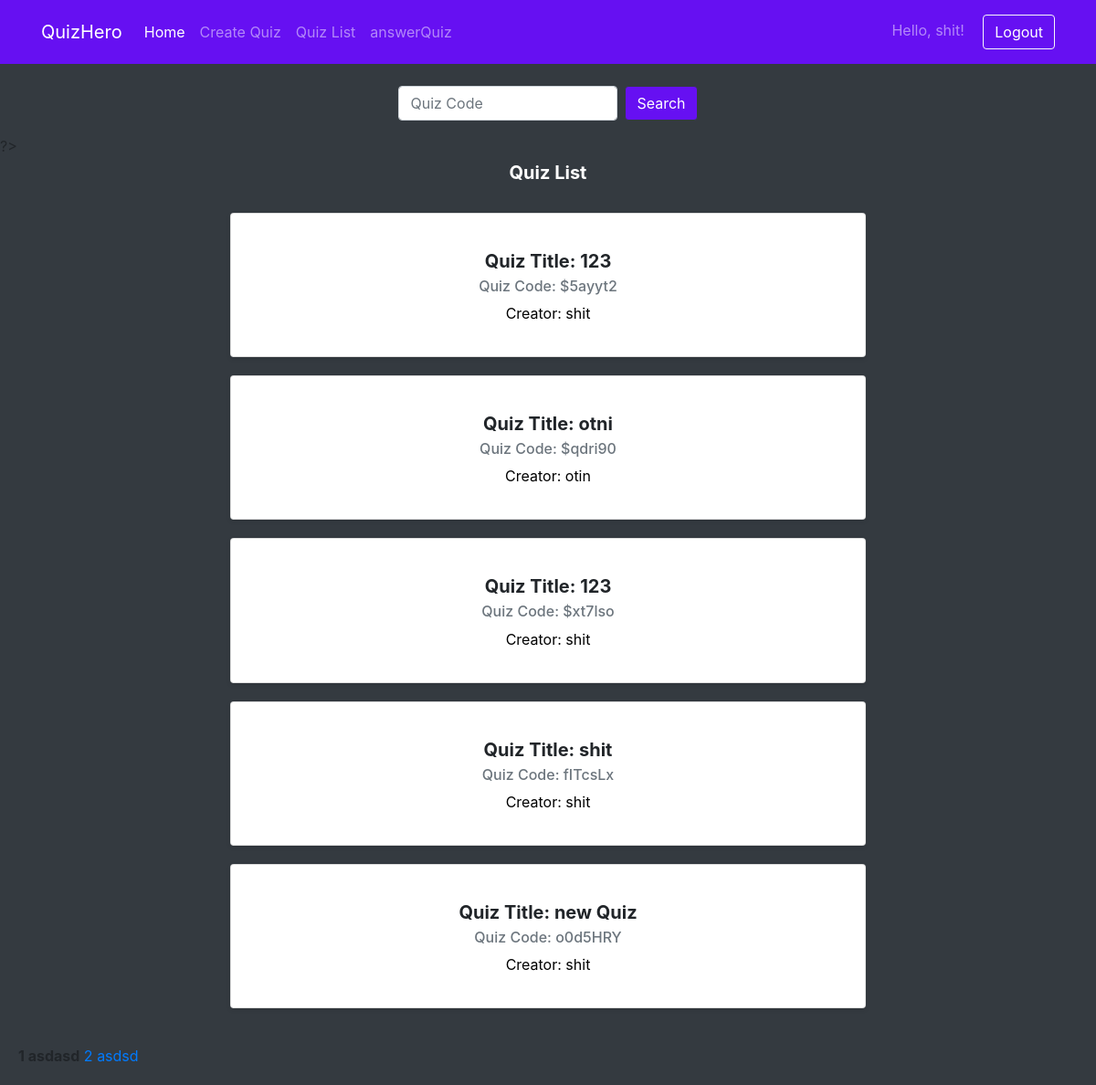
Page /List.php (signed in) on the earlier database version.
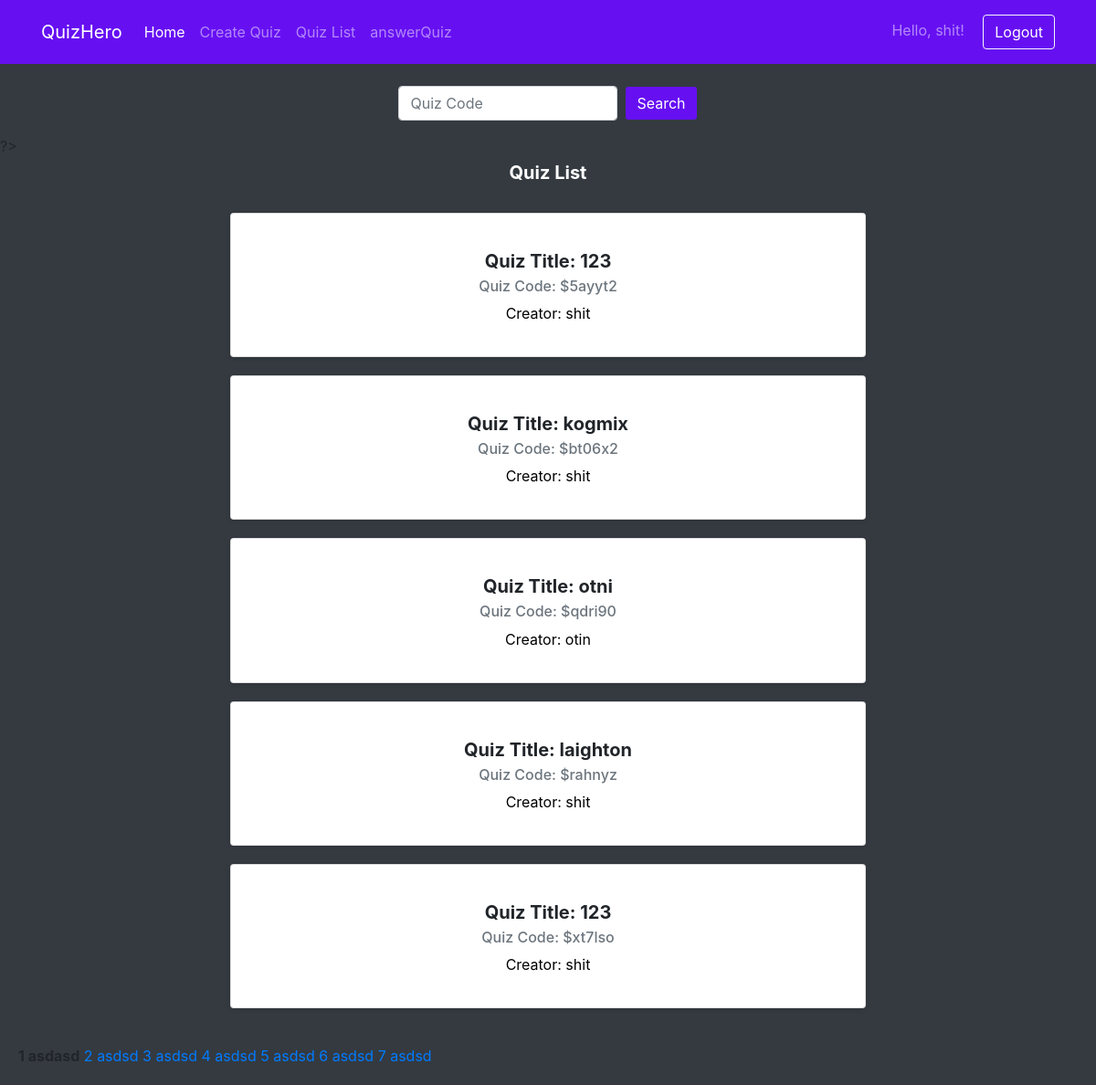
Same page on the later database version.
### tables this page shows
CREATE TABLE `quizlisttable` (
  `code` varchar(7) NOT NULL,
  `title` varchar(255) NOT NULL,
  `thumbnail` varchar(255) NOT NULL,
  `accessibility` varchar(8) NOT NULL,
  `creator` varchar(255) NOT NULL
);

### List.php (the view, shortened to what this page needs)
    <?php
    $servername = 'localhost';
    $dbUsername = 'root';
    $dbPassword = '';
    $database_name = 'web';
    $conn = new mysqli($servername, $dbUsername, $dbPassword, $database_name);
      ?>
<?php require('assets/php/head.inc.php'); ?>
<?php include('assets/php/navbar.inc.php'); ?>
<link rel="stylesheet" href="https://cdn.jsdelivr.net/npm/bootstrap@4.0.0/dist/css/bootstrap.min.css">
        <br>
        <form class="d-flex justify-content-center" role="search" method="post">
        <input class="form-control me-2" style="width: 15rem;" type="search" name="quizCode" placeholder="Quiz Code" aria-label="Search">
        <button class="btn btn-primary border-dark" type="submit">Search</button>
        </form>
?>
<?php
$itemsPerPage = 5;
$sql = "SELECT COUNT(*) as count FROM quizlisttable";
$result = $conn->query($sql);
$row = $result->fetch_assoc();
$totalItems = $row['count'];
$totalPages = ceil($totalItems / $itemsPerPage);
echo '<div class="d-flex justify-content-center"><h5 class="card-title" style="color: white;">Quiz List</h5></div>';
if (isset($_GET['page']) && is_numeric($_GET['page'])) {
    $currentPage = (int) $_GET['page'];
} else {
    $currentPage = 1;
}
$offset = ($currentPage - 1) * $itemsPerPage;
$sql = "SELECT * FROM quizlisttable LIMIT $itemsPerPage OFFSET $offset";
$result = $conn->query($sql);
if ($result->num_rows > 0) {
    while($row = $result->fetch_assoc()) {
        echo '<div class="card" onmouseover="this.style.transform=\'scale(1.05)\'" onmouseout="this.style.transform=\'scale(1)\'">'
        . '<div class="card-body">'
        . '<h5 class="card-title">Quiz Title: ' . htmlspecialchars($row["title"]) . '</h5>'
        . '<h6 class="card-subtitle mb-2 text-muted">Quiz Code: ' . htmlspecialchars($row["code"]) . '</h6>'
        . '<p class="card-text">Creator: ' . htmlspecialchars($row["creator"]) . '</p>'
        . '</div>'
        . '</div>';
    }
} else {
    echo "0 results";
}
    echo '<div class="card-body" class="d-flex justify-content-center">';
        for ($i = 1; $i <= $totalPages; $i++) {
            if ($i == $currentPage) {
                echo "<b>$i asdasd</b> ";
            } else {
                echo "<a href='?page=$i'>$i asdsd</a> ";
            }
        }
    echo '</div>';
?>
<?php require('assets/php/footer.inc.php'); ?>

### assets/php/head.inc.php (shortened to what this page needs)
<html lang="en">
<head>
    <link rel="stylesheet" href="https://cdn.jsdelivr.net/npm/bootstrap@5.3.2/dist/css/bootstrap.min.css" rel="stylesheet">
    <link rel="stylesheet" href="assets/css/style.css">
    <link href="https://cdnjs.cloudflare.com/ajax/libs/font-awesome/5.15.1/css/all.min.css" rel="stylesheet">
</head>
<body class="bg-dark">

### assets/php/navbar.inc.php (shortened to what this page needs)
<section>
<nav class="navbar navbar-expand-lg navbar-dark">
  <div class="container ">
    <a class="navbar-brand" href="index.php">QuizHero</a>
<div class="collapse navbar-collapse" id="navbarText">
<ul class="navbar-nav me-auto mb-2 mb-lg-0">
        <li class="nav-item">
          <a class="nav-link active" aria-current="page" href="index.php">Home</a>
        </li>
        <li class="nav-item">
        <?php if (isset($_SESSION['username'])): ?>
          <a class="nav-link" href="MakeQuiz.php">Create Quiz</a>
          <?php else: ?>
          <a class="nav-link" href="#" data-bs-toggle="modal" data-bs-target="#modalLogin">Create Quiz</a>
        <?php endif; ?>
        </li>
        <li class="nav-item">
        <?php if (isset($_SESSION['username'])): ?>
          <a class="nav-link" href="List.php">Quiz List</a>
          <?php else: ?>
          <a class="nav-link" href="" data-bs-toggle="modal" data-bs-target="#modalLogin">Quiz List</a>
        <?php endif; ?>
        </li>
      <li class="nav-item">
        <?php if (isset($_SESSION['username'])): ?>
          <a class="nav-link" href="answerQuiz.php">answerQuiz</a>
          <?php else: ?>
          <a class="nav-link" href="#" data-bs-toggle="modal" data-bs-target="#modalLogin">answerQuiz</a>
        <?php endif; ?>
        </li>
        </ul>
<?php if (isset($_SESSION['username'])): ?>
        <div class="navbar-text">
          Hello, <?php echo htmlspecialchars($_SESSION['username']); ?>!
          <a href="?logout=1" class="btn btn-outline-light ms-3">Logout</a>
        </div>
      <?php endif; ?>
    </div>
  </div>
</nav>
</section>

### assets/php/footer.inc.php (shortened to what this page needs)
</body>
</html>

### assets/css/style.css (style rules this page uses)
.navbar { background-color: #6610f2 !important; }
.btn-primary { background-color: #6610f2 !important; }
.form-control::placeholder { opacity: 1; color: #6c757d; }
input::placeholder { color: red; }

### List.php (style rules this page uses)
.card { transition: transform 0.5s linear, box-shadow 0.3s ease; width: 50rem; padding: 15px; border: 1px solid #bd1717; border-radius: 8px; box-shadow: 0 2px 5px rgba(0,0,0,0.1); background-color: purple; color: #2f11f2; text-align: center; cursor: pointer; margin: 20px auto; width: 58%; }
.card-body { padding: 10px; }
.card-title, .card-subtitle, .card-text { margin: 5px 0; }
.card-title { font-size: 1.25rem; font-weight: bold; color: #A020F0; }
.card-subtitle { font-size: 1rem; color: #FFFFFF; }
.card-text { font-size: 1rem; color: #000000; }

Differences in the rows shown:
no longer on this page (row edited): quizlisttable: title "shit", code "fITcsLx", creator "shit"
no longer on this page (row edited): quizlisttable: title "new Quiz", code "o0d5HRY", creator "shit"
added quizlisttable: title "kogmix", code "$bt06x2", creator "shit"
added quizlisttable: title "laighton", code "$rahnyz", creator "shit"
Other differences:
new list line: "3 asdsd"
new list line: "4 asdsd"
new list line: "5 asdsd"
new list line: "6 asdsd"
new list line: "7 asdsd"
